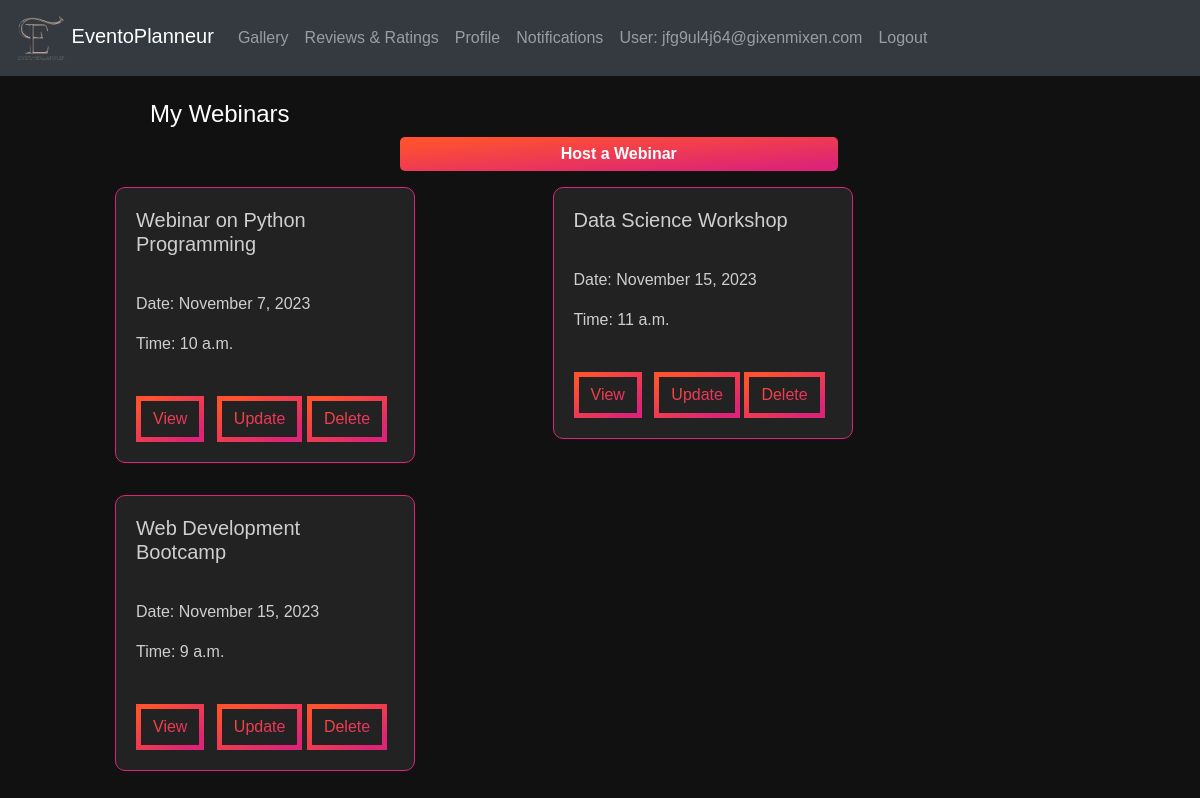
The app's page /webinar/ (signed in) with its own data.
### eventapp/models.py (models this page shows, shortened)
class CustomUser(AbstractUser):
    username = None
    USERNAME_FIELD  = 'email'
    email = models.EmailField(unique=True)
    password = models.CharField(max_length=128)
    is_organizer = models.BooleanField(default=False)
    is_provider = models.BooleanField(default=False)
    is_attendee = models.BooleanField(default=False)
    is_verified = models.BooleanField(default=False)
    verification_token = models.CharField(max_length=100, blank=True, null=True)
    REQUIRED_FIELDS = []
    objects = CustomUserManager()

class Webinar(models.Model):
    EVENT_TYPE_CHOICES = [
    ('Online', 'Online'),
    ('Offline', 'Offline'),
]
    id = models.AutoField(primary_key=True)
    title = models.CharField(max_length=100)
    event_type = models.CharField(max_length=10, choices=EVENT_TYPE_CHOICES, default='offline')
    description = models.TextField()
    date = models.DateField(default=None, blank=True, null=True)
    start_time = models.TimeField(blank=True, null=True)
    end_time = models.TimeField(blank=True, null=True)
    location = models.CharField(max_length=200, blank=True, null=True)
    poster = models.URLField(blank=True, null=True)
    organizer_name = models.CharField(max_length=100)
    deadline = models.DateField(default=None, blank=True, null=True)
    fee = models.DecimalField(max_digits=10, decimal_places=2, blank=True, null=True)
    speakers = models.ManyToManyField(Speaker, blank=True)
    org_user=models.ForeignKey(CustomUser, on_delete=models.CASCADE,null=True,blank=True)
    livestream = models.URLField(blank=True, null=True)
    phone_number = models.CharField(max_length=15)
    max_participants = models.PositiveIntegerField(null=True,default=50)
    status = models.IntegerField(default=1,null=True,blank=True)

### eventapp/views.py (the view)
# urls.py: path('webinar/',views.webinar,name='webinar'),
@login_required
def webinar(request):
    orgs=request.user
    update_webinar=Webinar.objects.filter(org_user=orgs, status=1)
    context = {'update_webinar': update_webinar}
    return render(request, 'webinar.html', context)

### templates/webinar.html (shortened to what this page needs)
{% load static %}
<!DOCTYPE html>
<html lang="en">
<head>
  <link rel="stylesheet" href="https://maxcdn.bootstrapcdn.com/bootstrap/4.5.2/css/bootstrap.min.css">
  <link rel="stylesheet"type="text/css" href="{% static 'css/webinar.css' %}">
</head>
<body>
  <nav class="navbar navbar-expand-md bg-dark navbar-dark">
    <div class="containers">
      <a class="navbar-brand" href="{% url 'eventapp:orghome' %}">
        <img src="{% static 'images/Eventoplanneur.png' %}" alt="Logo" width="50"> EventoPlanneur
      </a>
      <div class="collapse navbar-collapse" id="navbarCollapse">
        <ul class="navbar-nav ml-auto">
          <li class="nav-item"><a class="nav-link" href="#gallery">Gallery</a></li>
          <li class="nav-item"><a class="nav-link" href="#reviews">Reviews & Ratings</a></li>
          <li class="nav-item"><a class="nav-link" href="{% url 'eventapp:org_profile' %}">Profile</a></li>
          <li class="nav-item"><a class="nav-link" href="#notifications">Notifications</a></li>
          <li class="nav-item">
            {% if user.is_authenticated %}
            <a class="nav-link" >User: {{ user.email }}</a>
            <li class="nav-item"><a href="{% url 'eventapp:logout' %}" class="nav-link">Logout</a></li>
            {% endif %}
          </li>
        </ul>
      </div>
    </div>
  </nav>
    <div style="margin-left:100px;margin-right:225px" ><br>
      <h4 style="margin-left:50px;color:white">My Webinars</h4>
        <a href="{% url 'eventapp:register_webinar' %}"><button id="sendButton" style="margin-left:300px;width:50%;background:var(--gradient) !important;">Host a Webinar</button></a><br>
        {% block content %}
        <div class="container mx-auto mt-3">
        <div class="row">
        {% for i in update_webinar %}
        <div class="col-md-6">
          <div class="card" style="width: 300px;">
            <div class="card-body">
              <h5 class="card-title">{{ i.title }}</h5><br>
              <p class="card-text">Date: {{ i.date|date:"F j, Y" }}<br><p>
                <p class="card-text">Time: {{ i.start_time }}<br><br></p>
                <a href="{% url 'view_webinar' i.id %}" class="btn mr-2"> View </a>
                <a href="{% url 'update_webinar' i.id %}" class="btn"> Update</a>
                <a href="{% url 'delete_webinar' i.id %}" class="btn"> Delete</a>
          </div></div></div>{% endfor %}
          {% endblock %}
      </div>
    </div>
</body>
</html>

### static/css/webinar.css (style rules this page uses)
body { font-family: Arial, sans-serif; margin: 0; padding: 0; background-position: center; color: #ad6341; background-image: url("/static/images/bg.gif"); background-size: cover; }
.containers { display: flex; justify-content: space-between; text-align: right; }
.container { display: flex; justify-content: space-between; margin: 5px; }
#sendButton { background-color: #fda085; color: #fff; border: none; border-radius: 5px; padding: 5px 10px; cursor: pointer; }
button { font-family: Arial, Helvetica, sans-serif; font-weight: bold; color: white; background-color: #171717; padding: 1em 2em; border: none; border-radius: .6rem; position: relative; cursor: pointer; overflow: hidden; }
.card { width: 190px; border-radius: 10px; }

### templates/webinar.html (style rules this page uses)
:root { --gradient: linear-gradient(to left top, #DD2476 10%, #FF512F 90%) !important; }
body { background: #111 !important;; }
.card { background: #222; border: 1px solid #dd2476; color: rgba(250, 250, 250, 0.8); margin-bottom: 2rem; }
.btn { border: 5px solid; border-image-slice: 1; background: var(--gradient) !important; -webkit-background-clip: text !important; -webkit-text-fill-color: transparent !important; border-image-source: var(--gradient) !important; text-decoration: none; transition: all .4s ease; }

### records on screen
CustomUser: email "jfg9ul4j64@gixenmixen.com"
Webinar: title "Webinar on Python Programming", date "November 7, 2023", start_time "10 a.m."
Webinar: title "Data Science Workshop", date "November 15, 2023", start_time "11 a.m."
Webinar: title "Web Development Bootcamp", date "November 15, 2023", start_time "9 a.m."
